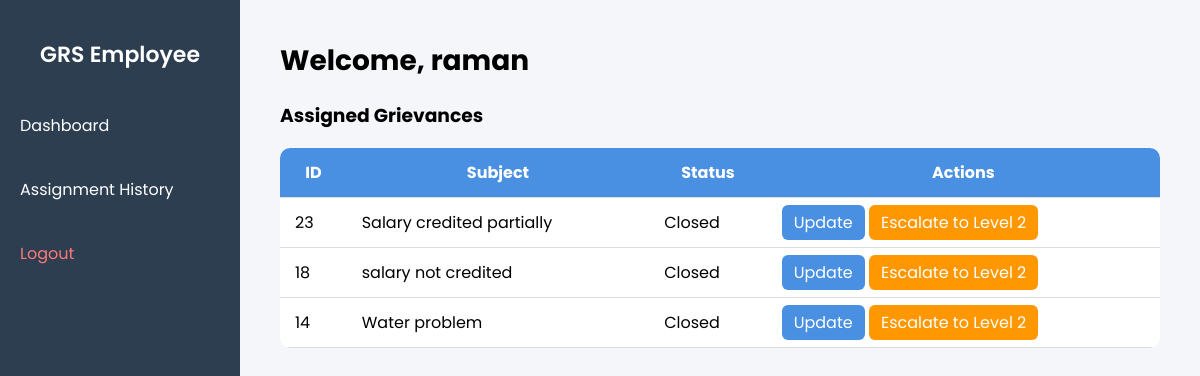
The page /cms/employee-dashboard/ (signed in) on the database as committed earlier.
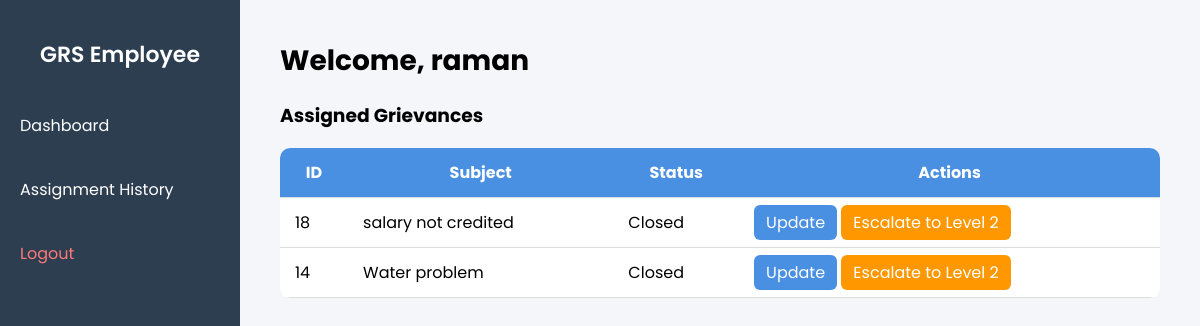
The same page on the database as committed later.
### cms/models.py (models this page shows, shortened)
class Complaint(models.Model):
    complaint_id = models.AutoField(primary_key=True)
    user = models.ForeignKey(User, on_delete=models.CASCADE, related_name="complaints")  # customer
    category = models.ForeignKey(Category, on_delete=models.CASCADE, null=True, blank=True)
    department = models.CharField(max_length=100, null=True, blank=True)
    assigned_to = models.ForeignKey(
        User,
        on_delete=models.SET_NULL,
        null=True,
        blank=True,
        related_name="assigned_complaints"
    )
    subject = models.CharField(max_length=200)
    details = models.TextField()
    STATUS_CHOICES = [
        ("Pending", "Pending"),
        ("Assigned", "Assigned"),
        ("In Progress", "In Progress"),
        ("Resolved", "Resolved"),
        ("Resolved - Pending Approval", "Resolved - Pending Approval"),
        ("Closed", "Closed"),
        ("Reopened", "Reopened"),
        ("Escalated", "Escalated"),
    ]
    status = models.CharField(max_length=50, choices=STATUS_CHOICES, default="Pending")
    created_at = models.DateTimeField(auto_now_add=True)

### cms/views.py (the view)
# urls.py: path('employee-dashboard/', views.employee_dashboard, name='employee_dashboard'),
@login_required
def employee_dashboard(request):
    if not hasattr(request.user, 'profile') or request.user.profile.role != "employee":
        return redirect('login')  # unauthorized
    status_filter = request.GET.get('status', '')
    assigned_filter = request.GET.get('assigned', '')
    complaints = Complaint.objects.filter(assigned_to=request.user).select_related('user')
    if status_filter:
        complaints = complaints.filter(status=status_filter)
    if assigned_filter:
        if assigned_filter == 'assigned':
            complaints = complaints.filter(assigned_to__isnull=False)
        elif assigned_filter == 'unassigned':
            complaints = complaints.filter(assigned_to__isnull=True)
    complaints = complaints.order_by('-created_at')
    return render(request, 'employee/dashboard.html', {
        "complaints": complaints,
        "status_filter": status_filter,
        "assigned_filter": assigned_filter,
    })

### cms/templates/employee/dashboard.html
{% extends "base.html" %}
{% load static %}
{% block content %}
<div class="header">
    <h1>Welcome, {{ request.user.username }} </h1>
</div>
<h3>Assigned Grievances</h3>
<table class="complaints-table">
    <thead>
    <tr>
        <th>ID</th>
        <th>Subject</th>
        <th>Status</th>
        <th>Actions</th>
    </tr>
    </thead>
    <tbody>
    {% for c in complaints %}
    <tr>
        <td>{{ c.complaint_id }}</td>
        <td>{{ c.subject }}</td>
        <td class="status-{{ c.status|lower|slugify }}">{{ c.status }}</td>
        <td>
            <a href="{% url 'cms:update_status' c.complaint_id %}" class="assign-btn">Update</a>
            {% if request.user.profile.level == "Level-1" %}
            <a href="{% url 'cms:escalate_complaint' c.complaint_id %}" class="assign-btn" style="background-color: #ff9800;">Escalate to Level 2</a>
            {% endif %}
        </td>
    </tr>
    {% empty %}
    <tr><td colspan="4">No assigned Grievances.</td></tr>
    {% endfor %}
    </tbody>
</table>
{% endblock %}

Rows that differ between the two databases and show on the page:
removed Complaint: complaint_id "23", subject "Salary credited partially", status "Closed"
